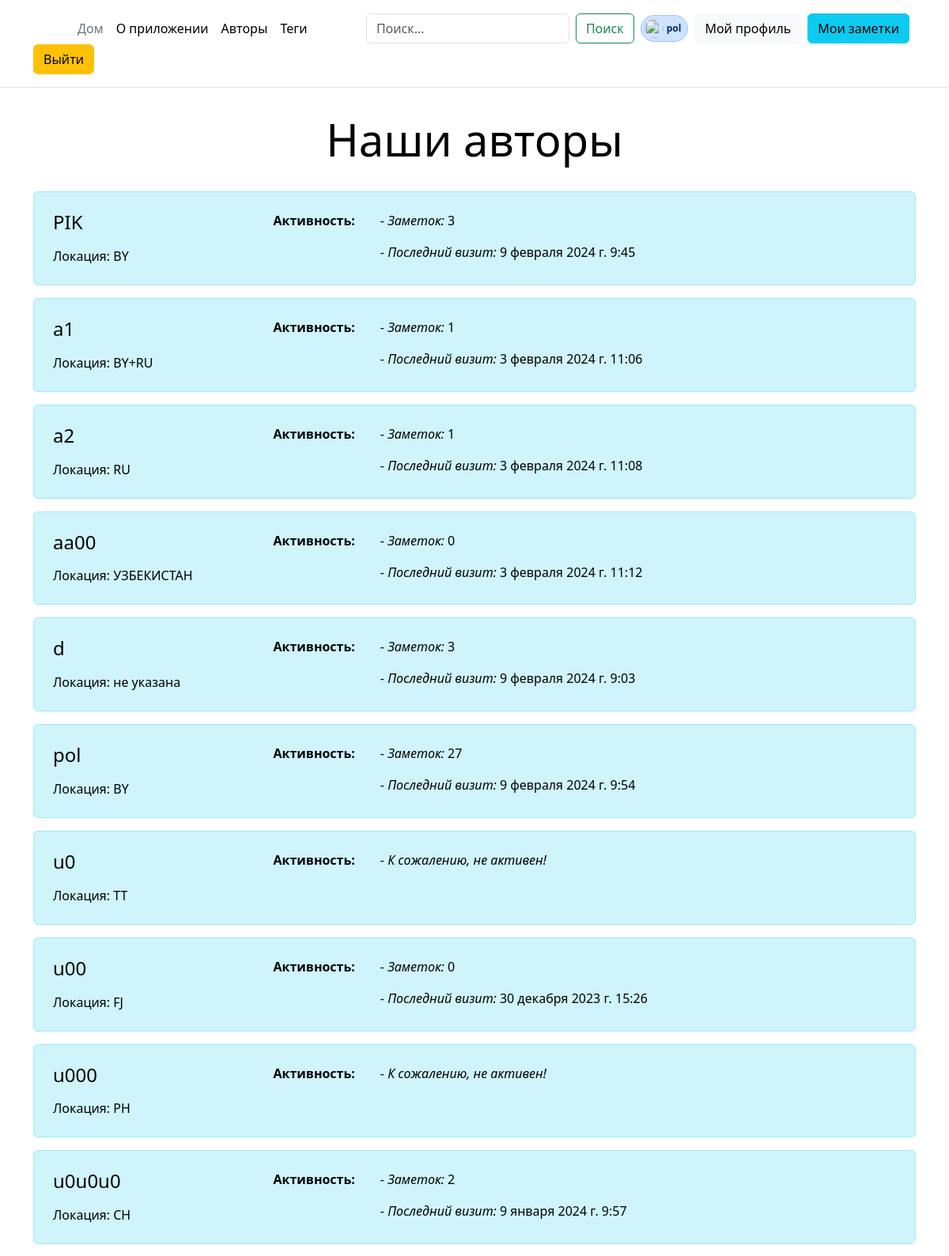
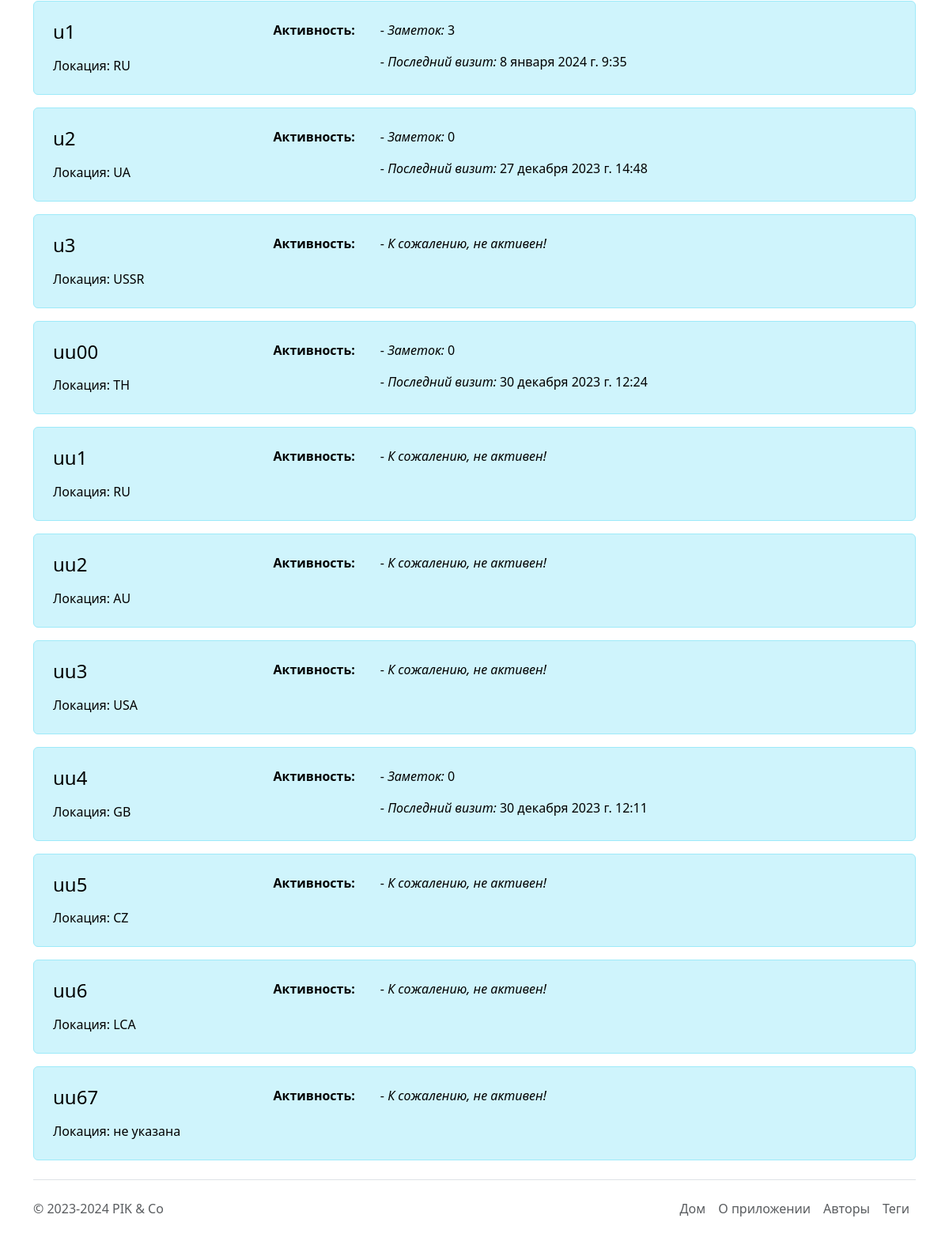
Screenshot of /user/users (signed in) with the database file from the repository (2 pictures, top to bottom).
### user/models.py (models this page shows)
class User(AbstractUser):
    phone = models.CharField(max_length=11, null=True, blank=True)
    country = models.CharField(max_length=20, null=True, blank=True)
    class Meta:
        db_table = "users"

### user/views.py (the view)
# urls.py: path('users', views.show_user_view, name='all_users'),
def show_user_view(request):
    all_users = (User.objects.annotate(notes_num=Count('note__user'))
          .values("username", "last_login", "country", "notes_num")
          .order_by('username'))
    context: dict = {
        "users": all_users,
    }
    return render(request, "user/users.html", context)

### user/templates/user/users.html (shortened to what this page needs)
{% extends 'base.html' %}
{% block content %}
  <div class='container'>
    <div class="pricing-header p-3 pb-md-4 mx-auto text-center">
      <h1 class="display-4 fw-normal text-body-emphasis">Наши авторы</h1>
    </div>
    {% if users|length > 0 %}
      {% for user in users %}
        <div class="alert alert-info">
          <ul class="nav col-12 col-lg-auto me-lg-auto mb-2 mb-md-0">
            <li class="col-lg-3">
              <h4 class="mb-0"><a class="nav-link px-2 link-body-emphasis">{{ user.username }}</a></h4>
              {% if user.country %}
                <a class="nav-link px-2 link-body-emphasis">Локация: {{ user.country.upper }}</a>
              {% else %}
                <a class="nav-link px-2 link-body-emphasis">Локация: не указана</a>
              {% endif %}
            </li>
            <li>
              <a class="nav-link link-body-emphasis"><b>Активность:</b></a>
            </li>
            <li>
              {% if user.last_login %}
                <a class="nav-link link-body-emphasis" href="{% url 'user_notes' user.username %}"><p class="col-md-auto mb-0">- <i>Заметок:</i> {{ user.notes_num }}</p></a>
                <a class="nav-link link-body-emphasis"><p class="col-md-auto mb-0">- <i>Последний визит:</i> {{ user.last_login }}</p></a>
              {% else %}
                <a class="nav-link link-body-emphasis"><p class="col-md-auto mb-0">- <i>К сожалению, не активен!</i></p></a>
              {% endif %}
            </li>
          </ul>
        </div>
      {% endfor %}
    {% else %}
      <p>У нас пока нет пользователей. Вы можете стать первым.</p>
    {% endif %}
  </div>
{% endblock %}

### templates/menu.html (shortened to what this page needs)
{% if user.is_authenticated %}
  <header class="p-3 mb-3 border-bottom">
    <div class="container">
      <div class="d-flex flex-wrap align-items-center justify-content-center justify-content-lg-start">
        <a href="/" class="d-flex align-items-center mb-2 mb-lg-0 link-body-emphasis text-decoration-none">
          <svg class="bi me-2" width="40" height="32" role="img" aria-label="Бутстрап"><use xlink:href="#bootstrap"></use></svg>
        </a>
        <ul class="nav col-12 col-lg-auto me-lg-auto mb-2 justify-content-center mb-md-0">
          <li><a href="{% url 'home' %}" class="nav-link px-2 link-secondary">Дом</a></li>
          <li><a href="{% url 'about' %}" class="nav-link px-2 link-body-emphasis">О приложении</a></li>
          <li><a href="{% url 'all_users' %}" class="nav-link px-2 link-body-emphasis">Авторы</a></li>
          <li><a href="{% url 'all_tags' %}" class="nav-link px-2 link-body-emphasis">Теги</a></li>
        </ul>
        <form class="d-flex" role="search" action="{% url 'filter-notes' %}">
          <input name="search" value="{{ search_value_form }}"
                 class="form-control me-2" type="search" placeholder="Поиск..." aria-label="Поиск">
          <button class="btn btn-outline-success me-2" type="submit">Поиск</button>
        </form>
        <div class="d-flex gap-2 justify-content-center me-2">
          <span class="badge d-flex align-items-center p-1 pe-2 text-primary-emphasis bg-primary-subtle border border-primary-subtle rounded-pill">
            <img class="rounded-circle me-1" width="24" height="24" src="https://github.com/mdo.png" alt="">{{ user }}
          </span>
        </div>
        <div class="text-end">
          <a class="btn btn btn-light me-2" href="{% url 'profile-view' user %}" role="button">Мой профиль</a>
        </div>
        <div class="text-end">
          <a class="btn btn-info me-2" href="{% url 'your_notes' user %}" role="button">Мои заметки</a>
        </div>
        <form action="{% url 'logout' %}" method="post">
          <button class="btn btn-warning" type="submit">Выйти</button>
        </form>
      </div>
    </div>
  </header>
{% endif %}

### rows the page displays
User: username "pol", country "BY", notes_num "27", last_login "9 февраля 2024 г. 9:54"

### other values shown
{{ user.username }} "PIK" "a1" "a2" "aa00" "d" "u0" "u00" "u000" "u0u0u0" "u1" "u2" "u3" "uu00" "uu1" "uu2" "uu3" "uu4" "uu5" "uu6" "uu67"
{{ user.country.upper }} "BY" "BY+RU" "RU" "УЗБЕКИСТАН" "TT" "FJ" "PH" "CH" "RU" "UA" "USSR" "TH" "RU" "AU" "USA" "GB" "CZ" "LCA"
{{ user.notes_num }} "3" "1" "1" "0" "3" "0" "2" "3" "0" "0" "0"
{{ user.last_login }} "9 февраля 2024 г. 9:45" "3 февраля 2024 г. 11:06" "3 февраля 2024 г. 11:08" "3 февраля 2024 г. 11:12" "9 февраля 2024 г. 9:03" "30 декабря 2023 г. 15:26" "9 января 2024 г. 9:57" "8 января 2024 г. 9:35" "27 декабря 2023 г. 14:48" "30 декабря 2023 г. 12:24" "30 декабря 2023 г. 12:11"
